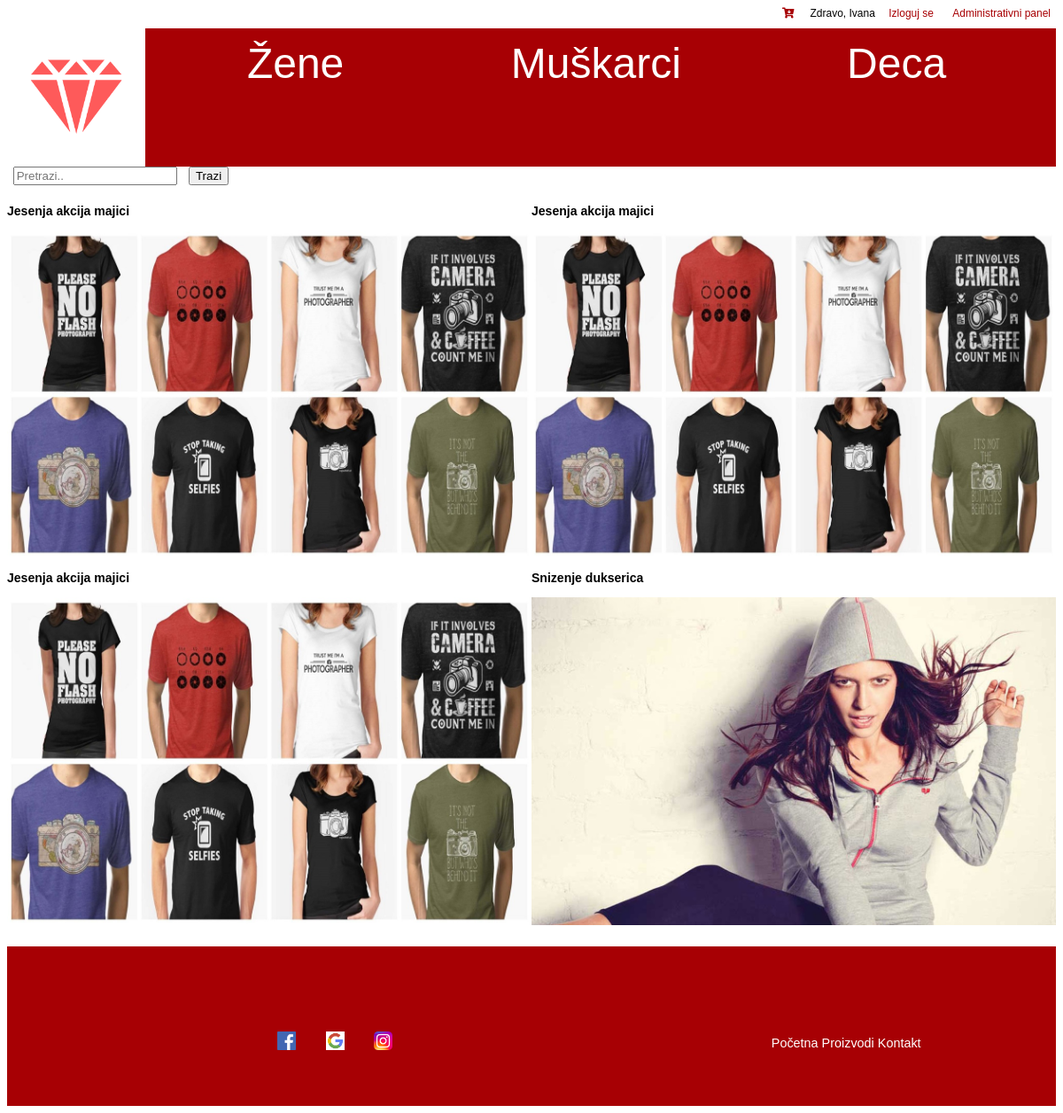
The app's page / (signed in) with its own data.
### tables this page shows
CREATE TABLE `user` (
  `id_user` int(11) NOT NULL,
  `firstname` varchar(25) NOT NULL,
  `lastname` varchar(25) NOT NULL,
  `username` varchar(25) NOT NULL,
  `email` varchar(255) NOT NULL,
  `password` varchar(255) NOT NULL,
  `type` set('user','admin') NOT NULL
);

CREATE TABLE `sale` (
  `id_sale` int(11) NOT NULL,
  `name` varchar(255) NOT NULL,
  `description` varchar(255) NOT NULL,
  `image` varchar(255) DEFAULT NULL,
  `active` set('0','1') NOT NULL DEFAULT '1'
);

### index.php (called while the page is built, shortened)
<?php
$page = $_GET['page'] ?? '';
switch ($page) {
	case '' :
		$page = "home";
	case 'home' :
	case 'item' :
	case 'items' :
	case 'contact' :
	case 'register' :
	case 'login' :
	case 'cart' :
    case 'panel' :
		$pozovi = "$page.php";
		break;
}
include_once(DTEMPLATE.'header.php');
include_once(DINCLUDES.$pozovi);
include_once(DTEMPLATE.'footer.php');
?>

### includes/home.php (the view)
<?php
    $sale_sql="SELECT `id_sale`, `image` , `name` FROM `sale` WHERE `active`= '1'";
    $sale = mysqli_fetch_all(mysqli_query($link, $sale_sql));
    $link_sale = '';
    foreach ($sale as $key => $value)
        $link_sale .= '<div><h3><b>'.$value[2].'</b></h3><a href="?page=items&sale='.$value[0].'"><img src="'.DIMAGES.$value[1].'"></a></div>';
?>
<div class="strana">
    <?php echo $link_sale;?>
</div>

### includes/login_line.php
<?php
if(isset($_SESSION['logged'])){
    global $link;
    $a = $_SESSION['logged'];
    $user_sql = 'SELECT * FROM `user` WHERE `id_user` ='.$a;
    $outcome = mysqli_query($link, $user_sql);
    $user = mysqli_fetch_assoc($outcome);
}
?>
<div class="linija">
    <div class="registracija">
      <?php if(!isset($_SESSION['logged'])):?>
        <a href="?page=login">Uloguj se</a>
        <a href="?page=register">Registruj se</a>
      <?php else :?>
        Zdravo, <?php echo $user['firstname'];?>
        <a href="?page=login&logout=true">Izloguj se</a>
        <?php if (isset($_SESSION['admin'])&& $_SESSION['admin'] == 'admin'):?>
            <a href="?page=panel">Administrativni panel</a>
        <?php endif;?>
      <?php endif;?>
    </div>
    <div class="korpa">
      <a href="?page=cart"><i class="fas fa-cart-arrow-down"></i></a>
    </div>
</div>

### public/css/style.css (style rules this page uses)
body { font-size:12px; background: #ffffff; font-family: Arial; overflow: auto; }
.registracija { font-size: 1em; color: black; font-family: Arial; float: right; margin-left: 1em; }
.korpa { float: right; }
.strana div img { width: 100%; }
.strana div { width: 50%; float: left; }
.strana { width:100%; margin-bottom: 10px; }
.linija { height: 2em; }
.linija a { padding-left: 1em; padding-right: 0.5em; }
a { color: rgb(167, 0, 4); }
a:link { text-decoration: none; }

### records on screen
user: firstname "Ivana"
sale: name "Jesenja akcija majici", image (picture)
sale: name "Jesenja akcija majici", image (picture)
sale: name "Jesenja akcija majici", image (picture)
sale: name "Snizenje dukserica", image (picture)
